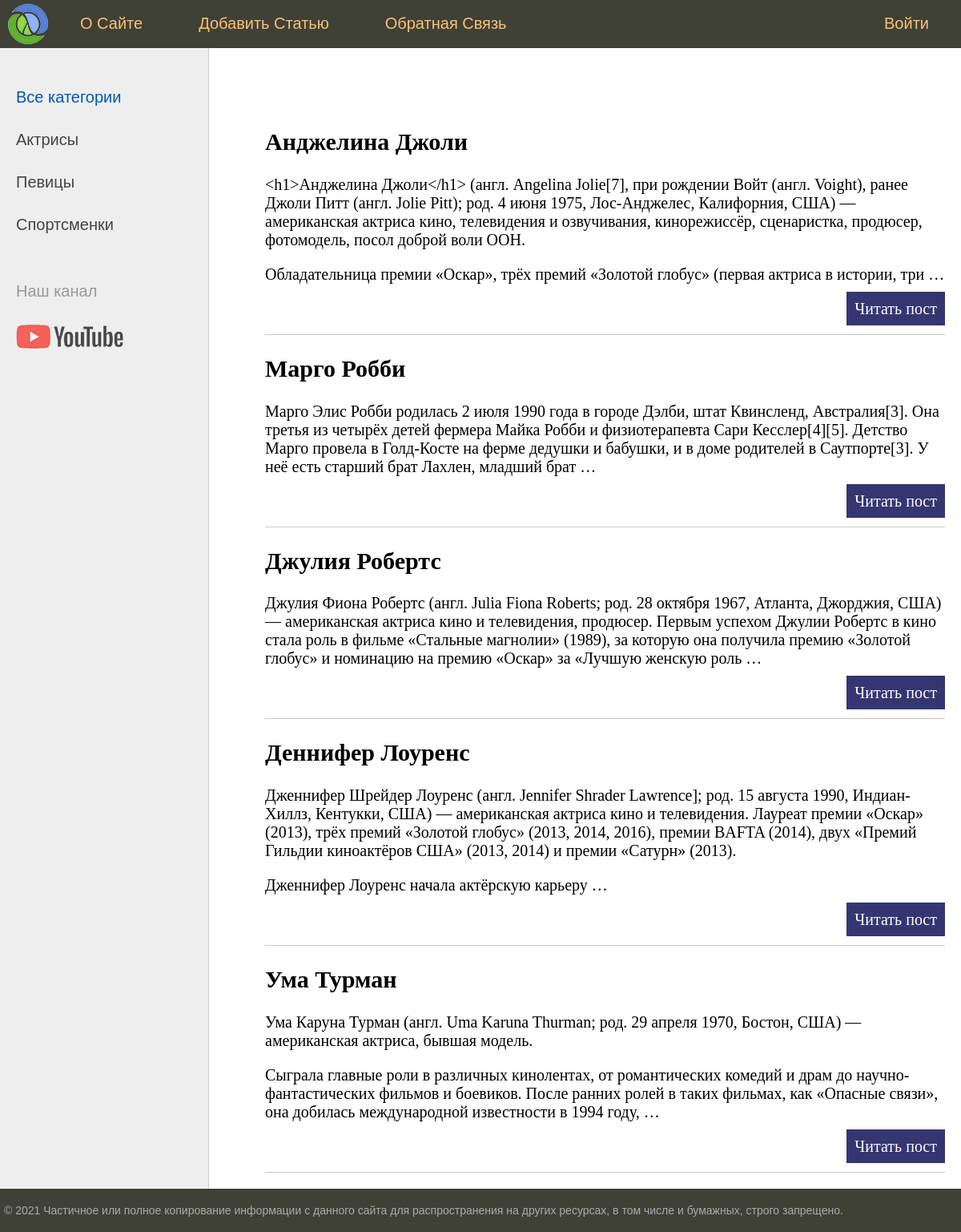
The page / on the database its author committed.
### women/models.py (models this page shows, shortened)
class Women(models.Model):
    title = models.CharField(max_length=255)
    content = models.TextField(blank=True)
    photo = models.ImageField(upload_to="photos/%Y/%m/%d/")
    time_create = models.DateTimeField(auto_now_add=True)
    time_update = models.DateTimeField(auto_now=True)
    is_published = models.BooleanField(default=True)

### women/views.py (the view)
# urls.py: path('', index),
def index(request):
    posts = Women.objects.all()
    return render(request,"women/index.html",
                  {'posts': posts, 'menu': menu, 'title': 'Women'})

### women/templates/women/index.html (shortened to what this page needs)
{% extends 'women/base.html' %}
{% block content %}
<ul class="list-articles">
	{% for p in posts %}
			<li><h2>{{p.title}}</h2>
	{% autoescape on %}
	{{p.content|linebreaks|truncatewords:50}}
	{% endautoescape %}
			<p class="link-read-post"><a href="#">Читать пост</a></p>
			</li>
	{% endfor %}
</ul>
{% endblock %}

### women/static/women/css/styles.css (style rules this page uses)
html, body { font-family: 'Arial'; margin: 0; padding: 0; height: 100%; width: 100%; color: #444; }
a { color: #0059b2; text-decoration: none; }
p.link-read-post { text-align: right; }
p.link-read-post a { padding: 10px; min-width: 100px; background: #333671; color: #fff; text-decoration: none; }
ul.list-articles { list-style: none; margin: 0; padding: 0; }
ul.list-articles li { border-bottom: 1px solid #ccc; }

### rows shown on the page
Women: title "Анджелина Джоли", content "<h1>Анджелина Джоли</h1> (англ. Angelina Jolie[7], при рождении Войт (англ. Voight), ранее Джоли Питт (англ. Jolie Pitt); род. 4 июня 1975, Лос-Анджелес, Калифорния, США) — американская актриса кино, телевидения и озвучивания, кинорежиссёр, сценаристка, продюсер, фотомодель, посол доброй воли ООН. Обладательница премии «Оскар», трёх премий «Золотой глобус» (первая актриса в истории, три …"
Women: title "Марго Робби", content "Марго Элис Робби родилась 2 июля 1990 года в городе Дэлби, штат Квинсленд, Австралия[3]. Она третья из четырёх детей фермера Майка Робби и физиотерапевта Сари Кесслер[4][5]. Детство Марго провела в Голд-Косте на ферме дедушки и бабушки, и в доме родителей в Саутпорте[3]. У неё есть старший брат Лахлен, младший брат …"
Women: title "Джулия Робертс", content "Джулия Фиона Робертс (англ. Julia Fiona Roberts; род. 28 октября 1967, Атланта, Джорджия, США) — американская актриса кино и телевидения, продюсер. Первым успехом Джулии Робертс в кино стала роль в фильме «Стальные магнолии» (1989), за которую она получила премию «Золотой глобус» и номинацию на премию «Оскар» за «Лучшую женскую роль …"
Women: title "Деннифер Лоуренс", content "Дженнифер Шрейдер Лоуренс (англ. Jennifer Shrader Lawrence]; род. 15 августа 1990, Индиан-Хиллз, Кентукки, США) — американская актриса кино и телевидения. Лауреат премии «Оскар» (2013), трёх премий «Золотой глобус» (2013, 2014, 2016), премии BAFTA (2014), двух «Премий Гильдии киноактёров США» (2013, 2014) и премии «Сатурн» (2013). Дженнифер Лоуренс начала актёрскую карьеру …"
Women: title "Ума Турман", content "Ума Каруна Турман (англ. Uma Karuna Thurman; род. 29 апреля 1970, Бостон, США) — американская актриса, бывшая модель. Сыграла главные роли в различных кинолентах, от романтических комедий и драм до научно-фантастических фильмов и боевиков. После ранних ролей в таких фильмах, как «Опасные связи», она добилась международной известности в 1994 году, …"

### other values the page prints
{{ m.title }} "О Сайте" "Добавить Статью" "Обратная Связь"
{{ m.title }} "Войти"
